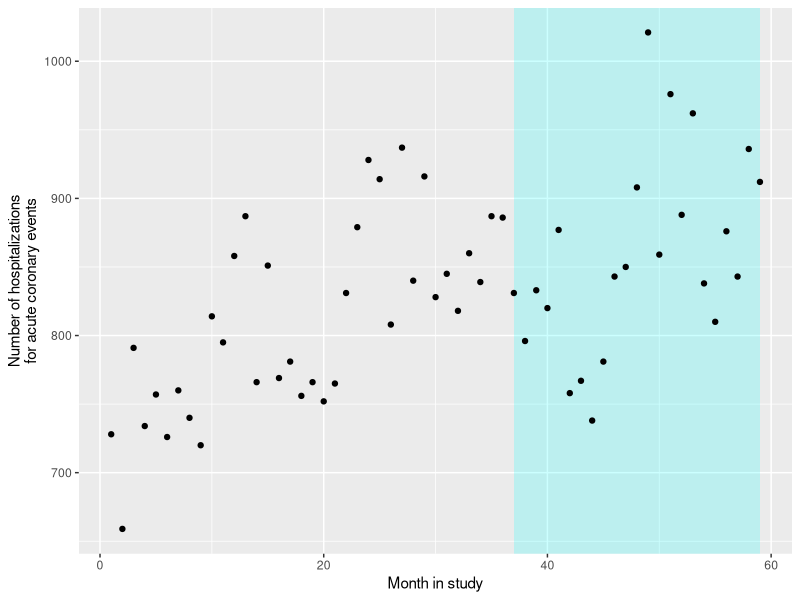
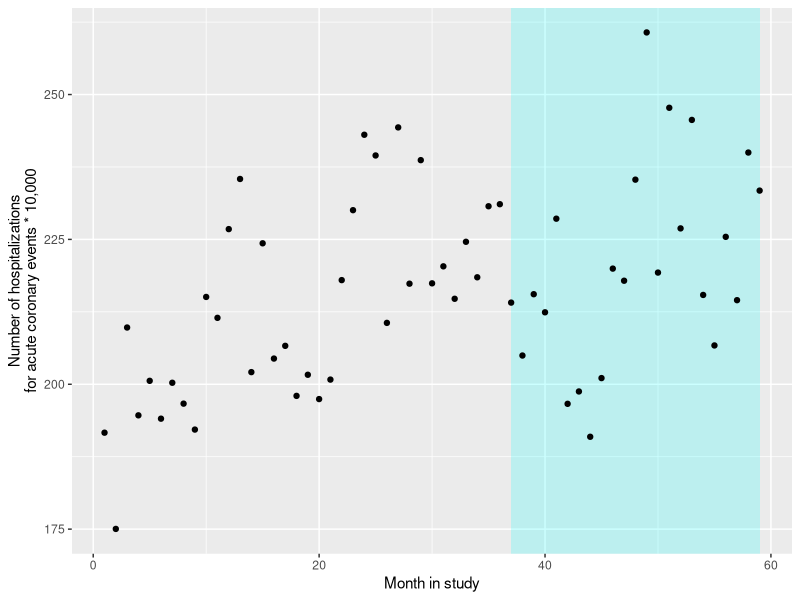
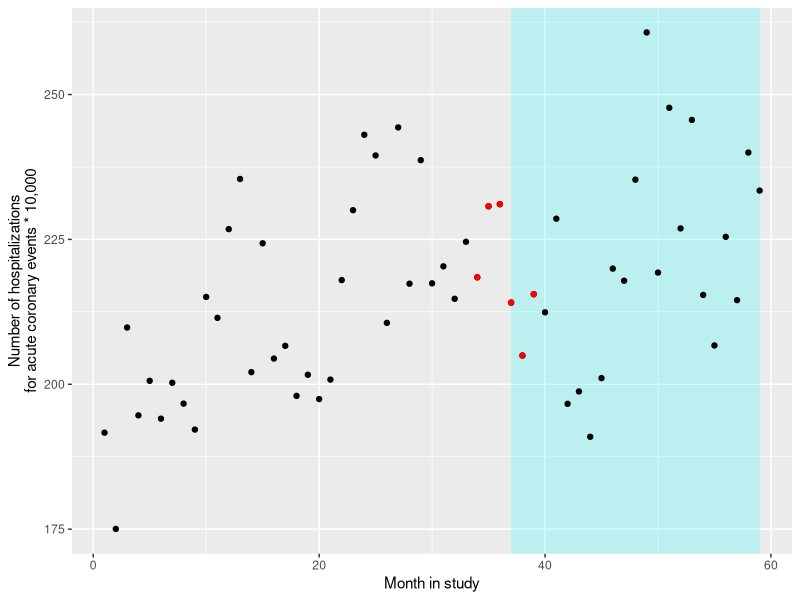
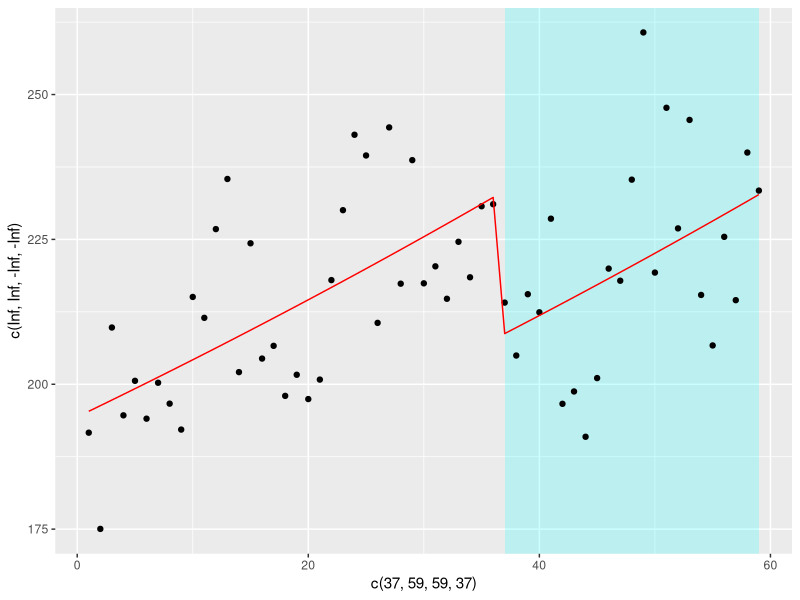

The R source for these figures, in order:
## ---- chunk 1
# Load some packages that will likely be useful
library(tidyverse)
library(viridis)
library(lubridate)
library(broom)

# Load and clean the data
sicily <- read_csv("data/sicily.csv")
## ---- chunk 2
sicily
## ---- chunk 3
sicily %>%  
  group_by(smokban) %>% 
  slice(1:3)
## ---- chunk 4
ggplot() + 
  geom_polygon(aes(x = c(37, 59, 59, 37), 
                   y = c(Inf, Inf, -Inf, -Inf)), 
               fill = "cyan", alpha = 0.2) + 
  geom_point(data = sicily, aes(x = time, y = aces)) + 
  labs(x = "Month in study", 
       y = "Number of hospitalizations\nfor acute coronary events")
## ---- chunk 5
ggplot() + 
  geom_polygon(aes(x = c(37, 59, 59, 37), 
                   y = c(Inf, Inf, -Inf, -Inf)), 
               fill = "cyan", alpha = 0.2) + 
  geom_point(data = sicily, aes(x = time, y = aces / stdpop * (10 ^ 5))) + 
  labs(x = "Month in study", 
       y = "Number of hospitalizations\nfor acute coronary events * 10,000")
## ---- chunk 6
near_threshold <- sicily %>% 
  filter(time %in% 34:39)
near_threshold
## ---- chunk 7
ggplot() + 
  geom_polygon(aes(x = c(37, 59, 59, 37), 
                   y = c(Inf, Inf, -Inf, -Inf)), 
               fill = "cyan", alpha = 0.2) + 
  geom_point(data = sicily, aes(x = time, y = aces / stdpop * (10 ^ 5))) + 
  geom_point(data = near_threshold, 
             aes(x = time, y = aces / stdpop * (10 ^ 5)), 
             color = "red") + 
  labs(x = "Month in study", 
       y = "Number of hospitalizations\nfor acute coronary events * 10,000")
## ---- chunk 8
near_thres_mod <- glm(aces ~ offset(log(stdpop)) + smokban, 
                      data = near_threshold, 
                      family = "quasipoisson")
## ---- chunk 9
library(broom)
near_thres_mod %>% 
  tidy()
## ---- chunk 10
near_thres_mod %>% 
  tidy() %>% 
  filter(term == "smokban") %>% 
  mutate(rr = exp(estimate), 
         low_rr = exp(estimate + qt(0.025, df = 4) * std.error), 
         high_rr = exp(estimate + qt(0.975, df = 4) * std.error)) %>% 
  select(rr, low_rr, high_rr)
## ---- chunk 11
qt(0.025, df = 4)
qt(0.975, df = 4) 
## ---- chunk 12
near_threshold2 <- sicily %>% 
  filter(time %in% 31:42)
near_thres_mod2 <- glm(aces ~ offset(log(stdpop)) + smokban, 
                      data = near_threshold2, 
                      family = "quasipoisson")
near_thres_mod2 %>% 
  tidy()
near_thres_mod2 %>% 
  tidy() %>% 
  filter(term == "smokban") %>% 
  mutate(rr = exp(estimate), 
         low_rr = exp(estimate + qt(0.025, df = 10) * std.error), 
         high_rr = exp(estimate + qt(0.975, df = 10) * std.error)) %>% 
  select(rr, low_rr, high_rr)
## ---- chunk 13
near_threshold3 <- sicily %>% 
  filter(time %in% 25:48)
near_thres_mod3 <- glm(aces ~ offset(log(stdpop)) + smokban, 
                      data = near_threshold3, 
                      family = "quasipoisson")
near_thres_mod3 %>% 
  tidy()
near_thres_mod3 %>% 
  tidy() %>% 
  filter(term == "smokban") %>% 
  mutate(rr = exp(estimate), 
         low_rr = exp(estimate + qt(0.025, df = 22) * std.error), 
         high_rr = exp(estimate + qt(0.975, df = 22) * std.error)) %>% 
  select(rr, low_rr, high_rr)
## ---- chunk 14
int_ts_mod1 <- glm(aces ~ offset(log(stdpop)) + smokban + time, 
                      data = sicily, 
                      family = "quasipoisson")
## ---- chunk 15
int_ts_mod1 %>% 
  tidy()
int_ts_mod1 %>% 
  tidy() %>% 
  filter(term == "smokban") %>% 
  mutate(rr = exp(estimate), 
         low_rr = exp(estimate - qt(0.975, df = 56) * std.error), 
         high_rr = exp(estimate + qt(0.975, df = 56) * std.error)) %>% 
  select(rr, low_rr, high_rr)
## ---- chunk 16
mod_data <- int_ts_mod1 %>% 
  augment() %>% 
  mutate(stdpop = sicily$stdpop,
         aces_adj = aces / stdpop * (10 ^ 5)) 
ggplot() +  
  geom_polygon(aes(x = c(37, 59, 59, 37), 
                   y = c(Inf, Inf, -Inf, -Inf)), 
               fill = "cyan", alpha = 0.2) +
  geom_point(data = mod_data, aes(x = time, 
                                  y = aces / stdpop * (10 ^ 5))) + 
  geom_line(data = mod_data, aes(x = time, 
                                 y = exp(.fitted) / stdpop * (10 ^ 5)), 
            color = "red")
## ---- chunk 17
int_ts_mod2 <- glm(aces ~ offset(log(stdpop)) + smokban + time + 
                     I(time - 36):smokban, 
                      data = sicily, 
                      family = "quasipoisson")
## ---- chunk 18
int_ts_mod2 %>% 
  tidy()
int_ts_mod1 %>% 
  tidy() %>% 
  filter(term == "smokban") %>% 
  mutate(rr = exp(estimate), 
         low_rr = exp(estimate - qt(0.975, df = 55) * std.error), 
         high_rr = exp(estimate + qt(0.975, df = 55) * std.error)) %>% 
  select(rr, low_rr, high_rr)
